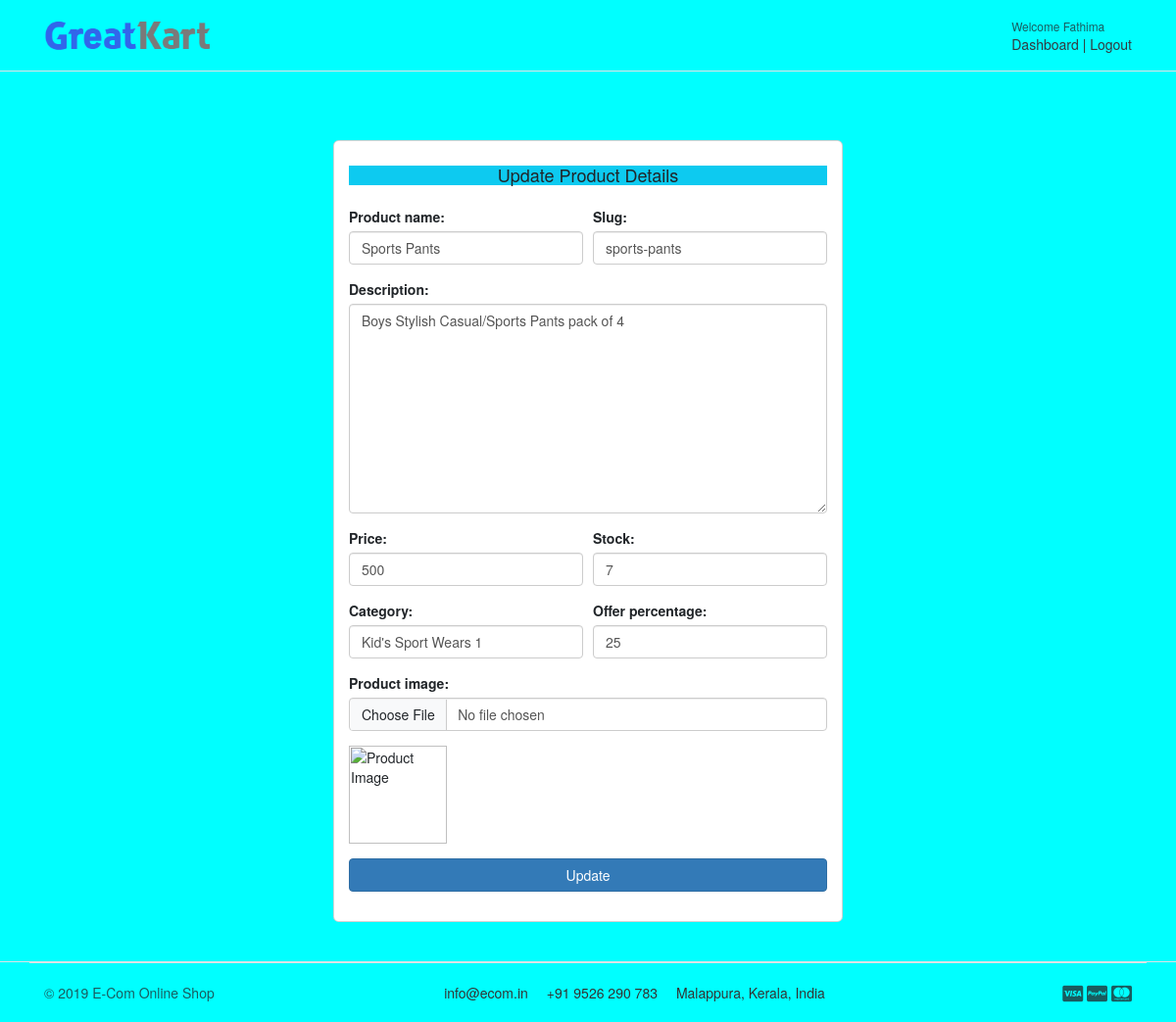
The page /accounts/product_update/35 (signed in) on the database its author committed.
### accounts/models.py (models this page shows, shortened)
class Account(AbstractBaseUser):
    first_name = models.CharField(max_length=50)
    last_name = models.CharField(max_length=50)
    username = models.CharField(max_length=50, unique=True)
    email = models.EmailField(max_length=100, unique=True)
    phone_number = models.CharField(max_length=12, unique=True, default='')
    wallet = models.FloatField(null=True, default=0.0)
    date_joined = models.DateTimeField(auto_now_add=True)
    last_login = models.DateTimeField(auto_now_add=True)
    is_admin = models.BooleanField(default=False)
    is_staff = models.BooleanField(default=False)
    is_active = models.BooleanField(default=True)
    is_superadmin = models.BooleanField(default=False)
    USERNAME_FIELD = 'email'
    REQUIRED_FIELDS = ['username', 'first_name', 'last_name']
    objects = MyAccountManager()
    class Meta:
        verbose_name = 'account'
        verbose_name_plural = 'accounts'

### store/models.py (models this page shows, shortened)
class Product(models.Model):
    product_name = models.CharField(max_length=200, unique=True)
    slug = models.SlugField(max_length=200, unique=True)
    description = models.TextField(max_length=500, blank=True)
    price = models.PositiveIntegerField(
        validators=[MinValueValidator(1)],
        help_text="Enter a number greater than zero")
    product_image = models.ImageField(upload_to='photos/products')
    stock = models.PositiveIntegerField(
        validators=[MinValueValidator(1)],
        help_text="Enter a number greater than zero")
    is_available = models.BooleanField(default=True)
    category = models.ForeignKey(Category, on_delete=models.CASCADE)
    created_date = models.DateTimeField(auto_now_add=True)
    modified_date = models.DateTimeField(auto_now=True)
    offer_percentage = models.PositiveIntegerField(default=0, blank=True, null=True)
    offer_price = models.PositiveIntegerField(default=0, blank=True, null=True)

### accounts/views.py (the view)
# urls.py: path('product_update/<int:product_id>', views.product_update, name="product_update"),
@cache_control(no_cache=True, must_revalidate=True, no_store=True)
@login_required(login_url='login_admin')
def product_update(request, product_id):
    product = get_object_or_404(Product, id=product_id)
    if request.method == 'POST':
        form = ProductForm(request.POST, request.FILES, instance=product)
        if form.is_valid():
            form.save()
            return redirect('product_list')
    else:
        form = ProductForm(instance=product)
    return render(request, 'admin/product_update.html', {'form': form, 'product_id': product_id})

### store/forms.py (shortened to what this page needs)
class ProductForm(forms.ModelForm):
    product_image = forms.ImageField(required=True, error_messages={'invalid': ("Image File Only")},
                                       widget=forms.FileInput)
    class Meta:
        model = Product
        fields = ['product_name', 'slug', 'description', 'price', 'stock', 'category', 'offer_percentage']
    def __init__(self, *args, **kwargs):
        super(ProductForm, self).__init__(*args, **kwargs)
        self.fields['product_name'].widget.attrs['placeholder'] = 'Enter Product Name'
        self.fields['slug'].widget.attrs['placeholder'] = 'Slug'
        self.fields['description'].widget.attrs['placeholder'] = 'Enter Description'
        self.fields['price'].widget.attrs['placeholder'] = 'Price'
        self.fields['stock'].widget.attrs['placeholder'] = 'Stock'
        self.fields['category'].widget.attrs['placeholder'] = 'Select Category'
        self.fields['offer_percentage'].widget.attrs['placeholder'] = 'Select Category'
        for field in self.fields:
            self.fields[field].widget.attrs['class'] = 'form-control'

### carts/context_processors.py (called while the page is built)
def counter(request):
    cart_count = 0
    if 'admin' in request.path:
        return {}
    else:
        try:
            cart = Cart.objects.filter(cart_id = _cart_id(request))
            if request.user.is_authenticated:
                cart_items = CartItem.objects.all().filter(user=request.user)
            else:
                cart_items = CartItem.objects.all().filter(cart=cart[:1])
            for cart_item in cart_items:
                cart_count += cart_item.quantity
        except Cart.DoesNotExist:
            cart_count = 0
    return dict(cart_count=cart_count)

### carts/views.py (called while the page is built)
def _cart_id(request):
    cart = request.session.session_key
    if not cart:
        cart = request.session.create()
    return cart

### category/context_processors.py (called while the page is built)
def menu_links(request):
    links = Category.objects.all()
    return dict(links=links)

### category/models.py (called while the page is built)
    def __str__(self):
        return self.category_name

### templates/admin/product_update.html (shortened to what this page needs)
{% extends 'admin/base_admin.html' %}
{% block content %}
<section class="section-content padding-y">
    <div class="card mx-auto" style="max-width:520px; margin-top:30px;">
        <article class="card-body">
            <header class="mb-4 bg-info"><h4 class="card-title text-center">Update Product Details</h4></header>
            <form action="{% url 'product_update' product_id=product_id %}" method="POST"
                  enctype="multipart/form-data">
                <div class="form-row">
                    <div class="col form-group">
                        {{ form.product_name.label_tag }}
                        {{ form.product_name }}
                    </div>
                    <div class="col form-group">
                        {{ form.slug.label_tag }}
                        {{ form.slug }}
                    </div>
                </div>
                <div class="form-row">
                    <div class="form-group col-md-12">
                        {{ form.description.label_tag }}
                        {{ form.description }}
                    </div>
                </div>
                <div class="form-row">
                    <div class="col form-group">
                        {{ form.price.label_tag }}
                        {{ form.price }}
                    </div>
                    <div class="col form-group">
                        {{ form.stock.label_tag }}
                        {{ form.stock }}
                    </div>
                </div>
                <div class="form-row">
                    <div class="col form-group">
                        {{ form.category.label_tag }}
                        {{ form.category }}
                    </div>
                    <div class="col form-group">
                        {{ form.offer_percentage.label_tag }}
                        {{ form.offer_percentage }}
                    </div>
                </div>
                <div class="form-row">
                    <div class="col form-group">
                        {{ form.product_image.label_tag }}
                        {{ form.product_image }}
                    </div>
                </div>
                <div class="form-row">
                    <div class="col form-group">
                        <img src="{{ product.product_image.url }}" alt="Product Image" width="100" >
                    </div>
                </div>
                <div class="form-group">
                    <button type="submit" class="btn btn-primary btn-block">Update</button>
                </div>
            </form>
        </article>
    </div>
</section>
    {% endblock %}

### templates/admin/navbar_admin.html (shortened to what this page needs)
{% load static %}
<header class="section-header">
    <section class="header-main border-bottom">
        <div class="container">
            <div class="row align-items-center">
                <div class="col-lg-2 col-md-3 col-6">
                    <a href="{% url 'home' %}" class="brand-wrap">
                        <img class="logo" src="{% static './images/logo.png' %}">
                    </a>
                </div>
                <div class="col-lg  col-md-6 col-sm-12 col">
                </div>
                <div class="col-lg-3 col-sm-6 col-8 order-2 order-lg-3">
                    <div class="d-flex justify-content-end mb-3 mb-lg-0">
                        {% if user.id %}
                        <div class="widget-header">
                            <small class="title text-muted">Welcome {{ user.first_name }}</small>
                            <div>
                                <a href="{% url 'dashboard_admin' %}">Dashboard</a> <span class="dark-transp"> | </span>
                                <a href="{% url 'logout_admin' %}">Logout</a>
                            </div>
                        </div>
                        {% endif %}
                    </div>
                </div>
            </div>
        </div>
    </section>
</header>

### static/css/ui.css (style rules this page uses)
html { font-family: "Inter", sans-serif; font-size: 15px; }
.padding-y { padding-top: 40px; padding-bottom: 40px; }
article:after, .form-group:after { display: block; clear: both; content: ""; }
.header-main { position: relative; padding-top: 1rem; padding-bottom: 1rem; }
.brand-wrap .logo, .navbar-brand .logo { margin-right: 7px; max-height: 42px; display: inline-block; }
.widget-header { display: inline-block; vertical-align: middle; position: relative; }
.widget-header a { color: #343a40; }
.widget-header .title { display: block; }

### rows shown on the page
Account: first_name "Fathima"
Product: product_name "Sports Pants", slug "sports-pants", description "Boys Stylish Casual/Sports Pants pack of 4", price "500", stock "7", category "Kid's Sport Wears 1", offer_percentage "25"
